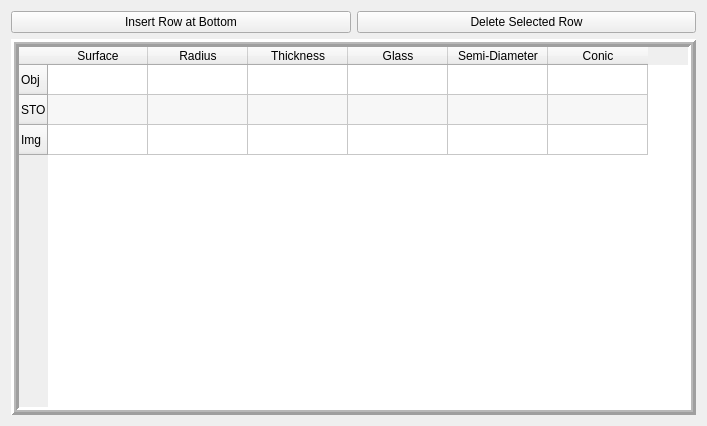
<?xml version="1.0" encoding="UTF-8"?>
<ui version="4.0">
 <class>Form</class>
 <widget class="QWidget" name="Form">
  <property name="geometry">
   <rect>
    <x>0</x>
    <y>0</y>
    <width>707</width>
    <height>426</height>
   </rect>
  </property>
  <property name="windowTitle">
   <string>Form</string>
  </property>
  <layout class="QGridLayout" name="gridLayout">
   <item row="0" column="0">
    <layout class="QVBoxLayout" name="verticalLayout">
     <item>
      <layout class="QHBoxLayout" name="horizontalLayout">
       <item>
        <widget class="QPushButton" name="insert_row">
         <property name="text">
          <string>Insert Row at Bottom</string>
         </property>
        </widget>
       </item>
       <item>
        <widget class="QPushButton" name="DeleteCurrentRow">
         <property name="text">
          <string>Delete Selected Row</string>
         </property>
        </widget>
       </item>
      </layout>
     </item>
     <item>
      <widget class="QTableWidget" name="tableWidget">
       <property name="autoFillBackground">
        <bool>false</bool>
       </property>
       <property name="frameShape">
        <enum>QFrame::Box</enum>
       </property>
       <property name="frameShadow">
        <enum>QFrame::Raised</enum>
       </property>
       <property name="lineWidth">
        <number>3</number>
       </property>
       <property name="midLineWidth">
        <number>2</number>
       </property>
       <property name="verticalScrollBarPolicy">
        <enum>Qt::ScrollBarAsNeeded</enum>
       </property>
       <property name="dragEnabled">
        <bool>false</bool>
       </property>
       <property name="dragDropMode">
        <enum>QAbstractItemView::NoDragDrop</enum>
       </property>
       <property name="defaultDropAction">
        <enum>Qt::CopyAction</enum>
       </property>
       <property name="alternatingRowColors">
        <bool>true</bool>
       </property>
       <property name="sortingEnabled">
        <bool>true</bool>
       </property>
       <attribute name="horizontalHeaderCascadingSectionResizes">
        <bool>false</bool>
       </attribute>
       <attribute name="horizontalHeaderDefaultSectionSize">
        <number>100</number>
       </attribute>
       <attribute name="horizontalHeaderStretchLastSection">
        <bool>false</bool>
       </attribute>
       <attribute name="verticalHeaderCascadingSectionResizes">
        <bool>false</bool>
       </attribute>
       <attribute name="verticalHeaderStretchLastSection">
        <bool>false</bool>
       </attribute>
       <row>
        <property name="text">
         <string>Obj</string>
        </property>
       </row>
       <row>
        <property name="text">
         <string>STO</string>
        </property>
       </row>
       <row>
        <property name="text">
         <string>Img</string>
        </property>
       </row>
       <column>
        <property name="text">
         <string>Surface</string>
        </property>
       </column>
       <column>
        <property name="text">
         <string>Radius</string>
        </property>
       </column>
       <column>
        <property name="text">
         <string>Thickness</string>
        </property>
       </column>
       <column>
        <property name="text">
         <string>Glass</string>
        </property>
       </column>
       <column>
        <property name="text">
         <string>Semi-Diameter</string>
        </property>
       </column>
       <column>
        <property name="text">
         <string>Conic</string>
        </property>
       </column>
      </widget>
     </item>
    </layout>
   </item>
  </layout>
 </widget>
 <resources/>
 <connections/>
</ui>
